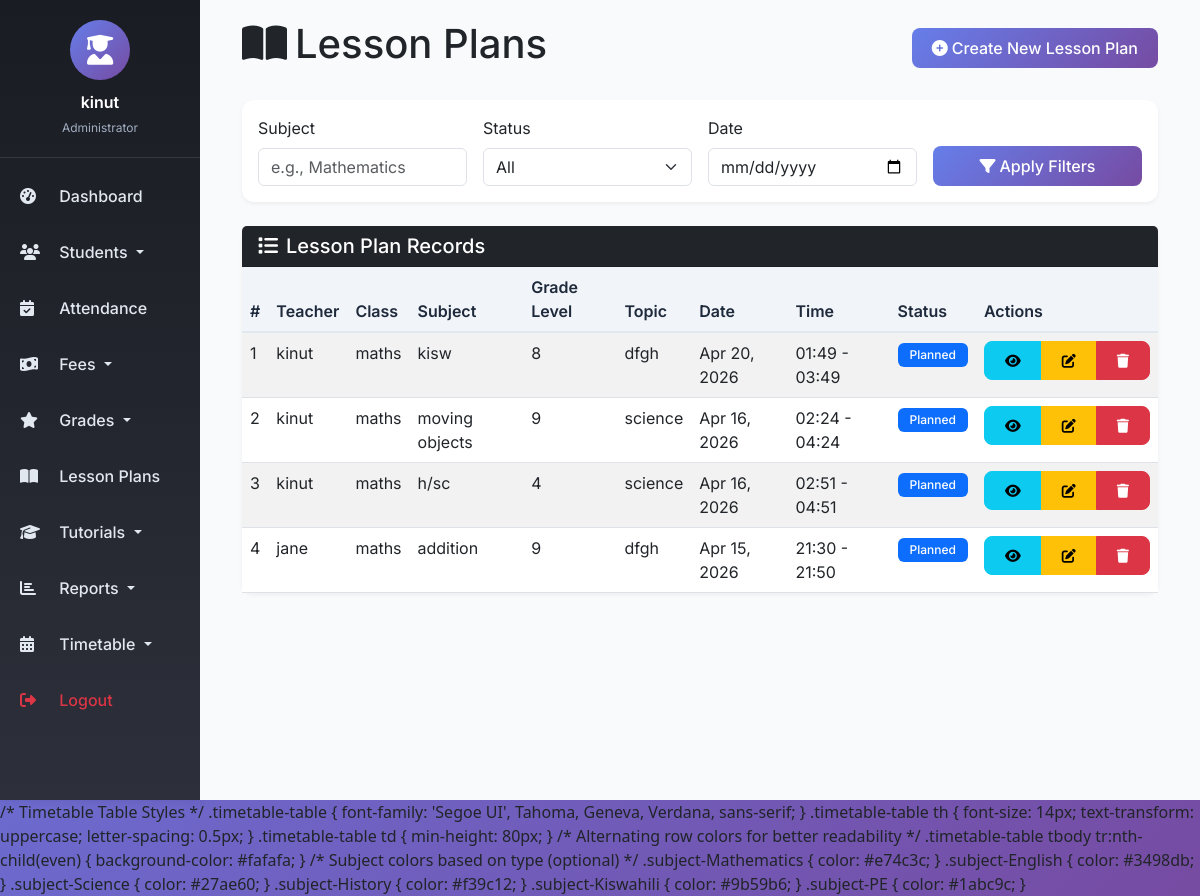
Screenshot of /lesson-plans/ (signed in) with the database file from the repository.
### management/models.py (models this page shows, shortened)
class LessonPlan(models.Model):
    DAYS_OF_WEEK = [
        ('Monday', 'Monday'),
        ('Tuesday', 'Tuesday'),
        ('Wednesday', 'Wednesday'),
        ('Thursday', 'Thursday'),
        ('Friday', 'Friday'),
        ('Saturday', 'Saturday'),
        ('Sunday', 'Sunday'),
    ]
    teacher = models.ForeignKey(User, on_delete=models.SET_NULL, null=True, limit_choices_to={'groups__name': 'Teachers'})
    class_assigned = models.ForeignKey(Class, on_delete=models.CASCADE)
    subject = models.CharField(max_length=100)
    grade_level = models.CharField(max_length=50)
    topic = models.CharField(max_length=200)
    objectives = models.TextField()
    materials = models.TextField(blank=True)
    activities = models.TextField(blank=True)
    assessment_methods = models.TextField(blank=True)
    homework = models.TextField(blank=True)
    duration = models.IntegerField(help_text="Duration in minutes", validators=[MinValueValidator(1)])
    day_of_week = models.CharField(max_length=10, choices=DAYS_OF_WEEK)
    date = models.DateField()
    start_time = models.TimeField()
    end_time = models.TimeField()
    status = models.CharField(max_length=20, choices=[('Planned', 'Planned'),('Draft','Draft'), ('Completed', 'Completed'), ('Cancelled', 'Cancelled')], default='Planned')
    created_at = models.DateTimeField(auto_now_add=True)
    updated_at = models.DateTimeField(auto_now=True)
    class Meta:
        ordering = ['-date', 'start_time']

class Class(models.Model):
    name = models.CharField(max_length=50)
    grade_level = models.CharField( max_length=50)
    academic_year = models.CharField(max_length=20)
    teacher = models.ForeignKey(User, on_delete=models.SET_NULL, null=True, limit_choices_to={'groups__name': 'Teachers'})
    students = models.ManyToManyField(Student, through='Enrollment')

### management/views.py (the view)
# urls.py: path('lesson-plans/', views.LessonPlanListView.as_view(), name='lesson_plan_list'),
class LessonPlanListView(LoginRequiredMixin, ListView):
    model = LessonPlan
    template_name = 'management/lessonPlan_list.html'
    context_object_name = 'lessonplans'  # Fixed: should match template variable
    paginate_by = 20
    def get_queryset(self):
        queryset = LessonPlan.objects.all().order_by('-date')
        if self.request.user.groups.filter(name='Teachers').exists():
            queryset = queryset.filter(teacher=self.request.user)
        date_filter = self.request.GET.get('date', '')
        if date_filter:
            try:
                date_filter = datetime.strptime(date_filter, '%Y-%m-%d').date()
                queryset = queryset.filter(date=date_filter)
            except:
                pass
        status_filter = self.request.GET.get('status', '')
        if status_filter:
            queryset = queryset.filter(status=status_filter)
        subject_filter = self.request.GET.get('subject', '')
        if subject_filter:
            queryset = queryset.filter(subject__icontains=subject_filter)
        return queryset

### management/templates/management/lessonPlan_list.html (shortened to what this page needs)
{% extends 'base.html' %}
{% load static %}
{% block content %}
<div class="container-fluid">
    <div class="d-flex justify-content-between align-items-center mb-4">
        <h1><i class="fas fa-book-open me-2"></i>Lesson Plans</h1>
        <a href="{% url 'lesson_plan_add' %}" class="btn btn-primary">
            <i class="fas fa-plus-circle me-1"></i>Create New Lesson Plan
        </a>
    </div>
    <div class="card mb-4">
        <div class="card-body">
            <form method="get" class="row g-3">
                <div class="col-md-3">
                    <label for="subject" class="form-label">Subject</label>
                    <input type="text" name="subject" id="subject" class="form-control"
                           value="{{ request.GET.subject }}" placeholder="e.g., Mathematics">
                </div>
                <div class="col-md-3">
                    <label for="status" class="form-label">Status</label>
                    <select name="status" id="status" class="form-select">
                        <option value="">All</option>
                    </select>
                </div>
                <div class="col-md-3">
                    <label for="date" class="form-label">Date</label>
                    <input type="date" name="date" id="date" class="form-control" value="{{ request.GET.date }}">
                </div>
                <div class="col-md-3 d-flex align-items-end">
                    <button type="submit" class="btn btn-primary w-100">
                        <i class="fas fa-filter me-1"></i>Apply Filters
                    </button>
                </div>
            </form>
        </div>
    </div>
    <div class="card">
        <div class="card-header bg-dark text-white d-flex justify-content-between align-items-center">
            <h5 class="mb-0"><i class="fas fa-list me-2"></i>Lesson Plan Records</h5>
        </div>
        <div class="card-body p-0">
            <div class="table-responsive">
                <table class="table table-hover table-striped mb-0">
                    <thead class="table-light">
                        <tr>
                            <th>#</th>
                            <th>Teacher</th>
                            <th>Class</th>
                            <th>Subject</th>
                            <th>Grade Level</th>
                            <th>Topic</th>
                            <th>Date</th>
                            <th>Time</th>
                            <th>Status</th>
                            <th>Actions</th>
                        </tr>
                    </thead>
                    <tbody>
                        {% for plan in lessonplans %}
                        <tr>
                            <td>{{ forloop.counter0|add:page_obj.start_index }}</td>
                            <td>
                                {% if plan.teacher %}
                                    {{ plan.teacher.get_full_name|default:plan.teacher.username }}
                                {% else %}
                                    <span class="text-muted">—</span>
                                {% endif %}
                            </td>
                            <td>{{ plan.class_assigned.name|default:"—" }}</td>
                            <td>{{ plan.subject }}</td>
                            <td>{{ plan.grade_level }}</td>
                            <td>{{ plan.topic|truncatechars:30 }}</td>
                            <td>{{ plan.date|date:"M d, Y" }}</td>
                            <td>{{ plan.start_time|time:"H:i" }} - {{ plan.end_time|time:"H:i" }}</td>
                            <td>
                                <span class="badge
                                    {% if plan.status == 'Draft' %}bg-secondary
                                    {% elif plan.status == 'Planned' %}bg-primary
                                    {% elif plan.status == 'Completed' %}bg-success
                                    {% elif plan.status == 'Cancelled' %}bg-danger
                                    {% else %}bg-info{% endif %}">
                                    {{ plan.get_status_display }}
                                </span>
                            </td>
                            <td>
                                <div class="btn-group" role="group">
                                    <a href="{% url 'lesson_plan_detail' plan.pk %}" class="btn btn-sm btn-info"
                                       data-bs-toggle="tooltip" title="View Details">
                                        <i class="fas fa-eye"></i>
                                    </a>
                                    <a href="{% url 'lesson_plan_edit' plan.pk %}" class="btn btn-sm btn-warning"
                                       data-bs-toggle="tooltip" title="Edit">
                                        <i class="fas fa-edit"></i>
                                    </a>
                                    <button type="button" class="btn btn-sm btn-danger"
                                            data-bs-toggle="modal" data-bs-target="#deleteModal{{ plan.pk }}"
                                            title="Delete">
                                        <i class="fas fa-trash"></i>
                                    </button>
                                </div>
                            </td>
                        </tr>
                        {% endfor %}
                    </tbody>
                </table>
            </div>
        </div>
    </div>
</div>
{% endblock %}

### templates/base.html (shortened to what this page needs)
<!DOCTYPE html>
<html lang="en">
<head>
    <link href="https://cdn.jsdelivr.net/npm/bootstrap@5.3.0/dist/css/bootstrap.min.css" rel="stylesheet" />
    <link rel="stylesheet" href="https://cdnjs.cloudflare.com/ajax/libs/font-awesome/6.4.0/css/all.min.css" />
</head>
<body>
    <div class="container-fluid p-0">
        <div class="row g-0">
            <div class="col-md-2 sidebar d-none d-md-block">
                <div class="user-info">
                    <div class="user-avatar">
                        <i class="fas fa-user-graduate"></i>
                    </div>
                    <div class="user-name">{{ user.get_full_name|default:user.username }}</div>
                    <div class="user-role">
                        {% if user.is_superuser %}
                            Administrator
                        {% elif user.groups.all %}
                            {{ user.groups.first.name }}
                        {% else %}
                            Staff
                        {% endif %}
                    </div>
                </div>
                <nav class="nav flex-column">
                    <a class="nav-link" href="{% url 'dashboard' %}">
                        <i class="fas fa-tachometer-alt"></i> Dashboard
                    </a>
                    <li class="nav-item dropdown">
                        <a class="nav-link dropdown-toggle" href="#" role="button" data-bs-toggle="dropdown">
                            <i class="fas fa-users"></i> Students
                        </a>
                    </li>
                    <a class="nav-link" href="{% url 'attendance_list' %}">
                        <i class="fas fa-calendar-check"></i> Attendance
                    </a>
                    <li class="nav-item dropdown">
                        <a class="nav-link dropdown-toggle" href="#" role="button" data-bs-toggle="dropdown">
                            <i class="fas fa-money-bill-wave"></i> Fees
                        </a>
                    </li>
                    <li class="nav-item dropdown">
                        <a class="nav-link dropdown-toggle" href="#" role="button" data-bs-toggle="dropdown">
                            <i class="fas fa-star"></i> Grades
                        </a>
                    </li>
                    <a class="nav-link" href="{% url 'lesson_plan_list' %}">
                        <i class="fas fa-book-open"></i> Lesson Plans
                    </a>
                    <li class="nav-item dropdown">
                        <a class="nav-link dropdown-toggle" href="#" role="button" data-bs-toggle="dropdown">
                            <i class="fas fa-graduation-cap"></i> Tutorials
                        </a>
                    </li>
                    <li class="nav-item dropdown">
                        <a class="nav-link dropdown-toggle" href="#" role="button" data-bs-toggle="dropdown">
                            <i class="fas fa-chart-bar"></i> Reports
                        </a>
                    </li>
                    <li class="nav-item dropdown">
    <a class="nav-link dropdown-toggle" href="#" role="button" data-bs-toggle="dropdown">
        <i class="fas fa-calendar-alt"></i> Timetable
    </a>
</li>
                    <a class="nav-link text-danger" href="{% url 'logout' %}">
                        <i class="fas fa-sign-out-alt"></i> Logout
                    </a>
                </nav>
            </div>
            <div class="col-md-10 main-content">
                {% block content %}
                {% endblock %}
            </div>
        </div>
    </div>
    /* Timetable Table Styles */
.timetable-table {
    font-family: 'Segoe UI', Tahoma, Geneva, Verdana, sans-serif;
}
.timetable-table th {
    font-size: 14px;
    text-transform: uppercase;
    letter-spacing: 0.5px;
}
.timetable-table td {
    min-height: 80px;
}
/* Alternating row colors for better readability */
.timetable-table tbody tr:nth-child(even) {
    background-color: #fafafa;
}
/* Subject colors based on type (optional) */
.subject-Mathematics { color: #e74c3c; }
.subject-English { color: #3498db; }
.subject-Science { color: #27ae60; }
.subject-History { color: #f39c12; }
.subject-Kiswahili { color: #9b59b6; }
.subject-PE { color: #1abc9c; }
</body>
</html>

### templates/base.html (style rules this page uses)
* { font-family: 'Inter', sans-serif; }
body { background: linear-gradient(135deg, #667eea 0%, #764ba2 100%); min-height: 100vh; }
.sidebar { min-height: 100vh; background: linear-gradient(180deg, #1a1c23 0%, #2d2f3a 100%); box-shadow: 2px 0 10px rgba(0,0,0,0.1); transition: all 0.3s ease; }
.sidebar .nav-link { color: #e2e8f0; padding: 12px 20px; transition: all 0.3s ease; font-weight: 500; margin: 4px 0; }
.sidebar .nav-link i { width: 25px; margin-right: 10px; }
.main-content { background: #f8fafc; min-height: 100vh; padding: 20px 30px; }
.card { border: none; border-radius: 12px; box-shadow: 0 2px 4px rgba(0,0,0,0.05); transition: transform 0.2s ease, box-shadow 0.2s ease; }
.table { margin-bottom: 0; }
.table thead th { background-color: #f1f5f9; color: #1e293b; font-weight: 600; border-bottom: 2px solid #e2e8f0; }
.btn { border-radius: 8px; padding: 8px 20px; font-weight: 500; transition: all 0.2s ease; }
.btn-primary { background: linear-gradient(135deg, #667eea 0%, #764ba2 100%); border: none; }
.badge { padding: 6px 12px; border-radius: 6px; font-weight: 500; }
.user-info { padding: 20px; text-align: center; border-bottom: 1px solid rgba(255,255,255,0.1); margin-bottom: 10px; }
.user-avatar { width: 60px; height: 60px; background: linear-gradient(135deg, #667eea 0%, #764ba2 100%); border-radius: 50%; display: flex; align-items: center; justify-content: center; margin: 0 auto 10px; }
.user-avatar i { font-size: 30px; color: white; }
.user-name { color: white; font-weight: 600; margin-bottom: 5px; }
.user-role { color: #a0aec0; font-size: 12px; }

### rows the page displays
LessonPlan: teacher.get_full_name "kinut", class_assigned.name "maths", subject "kisw", grade_level "8", topic "dfgh", date "Apr 20, 2026", start_time "01:49", end_time "03:49", status "Planned"
LessonPlan: teacher.get_full_name "kinut", class_assigned.name "maths", subject "moving objects", grade_level "9", topic "science", date "Apr 16, 2026", start_time "02:24", end_time "04:24", status "Planned"
LessonPlan: teacher.get_full_name "kinut", class_assigned.name "maths", subject "h/sc", grade_level "4", topic "science", date "Apr 16, 2026", start_time "02:51", end_time "04:51", status "Planned"
LessonPlan: teacher.get_full_name "jane", class_assigned.name "maths", subject "addition", grade_level "9", topic "dfgh", date "Apr 15, 2026", start_time "21:30", end_time "21:50", status "Planned"

### other values shown
{{ user.get_full_name|default:user.username }} "kinut"
